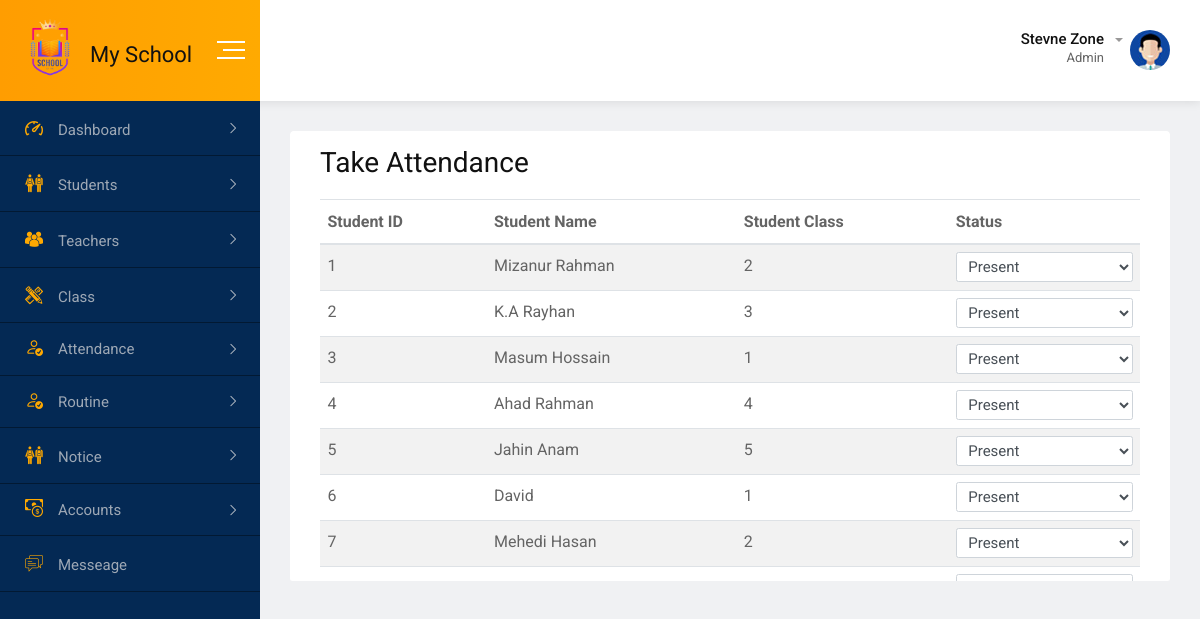
The app's page /admin/attendance.php with its own data.
### tables this page shows
CREATE TABLE `attendance_table` (
  `id` int(11) NOT NULL,
  `st_id` int(11) NOT NULL,
  `st_name` varchar(255) NOT NULL,
  `st_class` varchar(255) NOT NULL,
  `status` varchar(10) NOT NULL
);

### admin/attendance.php (the view, shortened to what this page needs)
<?php include_once("../includes/db_config.php");
$sql = "SELECT * FROM attendance_table ";
$result = $db->query($sql);
?>
<?php include_once("../includes/index_header.php"); ?>
<?php include_once("../includes/index_sidebar.php") ?>
<body>
    <?php include_once("../includes/index_sidebar.php") ?>
    <div class="dashboard-content-one">
        <div class="mt-5 mb-0">
            <div class="card" id="tableid">
                <div class="card-body">
                    <h2>Take Attendance</h2>
                    <table class="table table-striped bg-white">
                        <thead>
                            <tr>
                                <th>Student ID</th>
                                <th>Student Name</th>
                                <th>Student Class</th>
                                <th>Status</th>
                            </tr>
                        </thead>
                        <tbody>
                            <?php while ($row = $result->fetch_assoc()) { ?>
                                <tr>
                                    <td>
                                        <?php echo $row["st_id"] ?>
                                    </td>
                                    <td>
                                        <?php echo $row["st_name"] ?>
                                    </td>
                                    <td>
                                        <?php echo $row["st_class"] ?>
                                    </td>
                                    <td>
                                        <select class="form-control" name="check_AP" id="PA">
                                            <option>Present</option>
                                        </select>
                                    </td>
                                </tr>
                            <?php }
                            ; ?>
                        </tbody>
                    </table>
                </div>
            </div>
        </div>
        <?php include_once("../includes/index_footer.php") ?>

### assets/css/main.css (style rules this page uses)
html { color: #222; font-size: 1em; line-height: 1.4; }

### admin/attendance.php (style rules this page uses)
#tableid { height: 450px; overflow: scroll; }
#PA { height: 30px; font-size: 15px; }

### records on screen
attendance_table: st "1", st_name "Mizanur Rahman", st_class "2"
attendance_table: st "2", st_name "K.A Rayhan", st_class "3"
attendance_table: st "3", st_name "Masum Hossain", st_class "1"
attendance_table: st "4", st_name "Ahad Rahman", st_class "4"
attendance_table: st "5", st_name "Jahin Anam", st_class "5"
attendance_table: st "6", st_name "David", st_class "1"
attendance_table: st "7", st_name "Mehedi Hasan", st_class "2"
